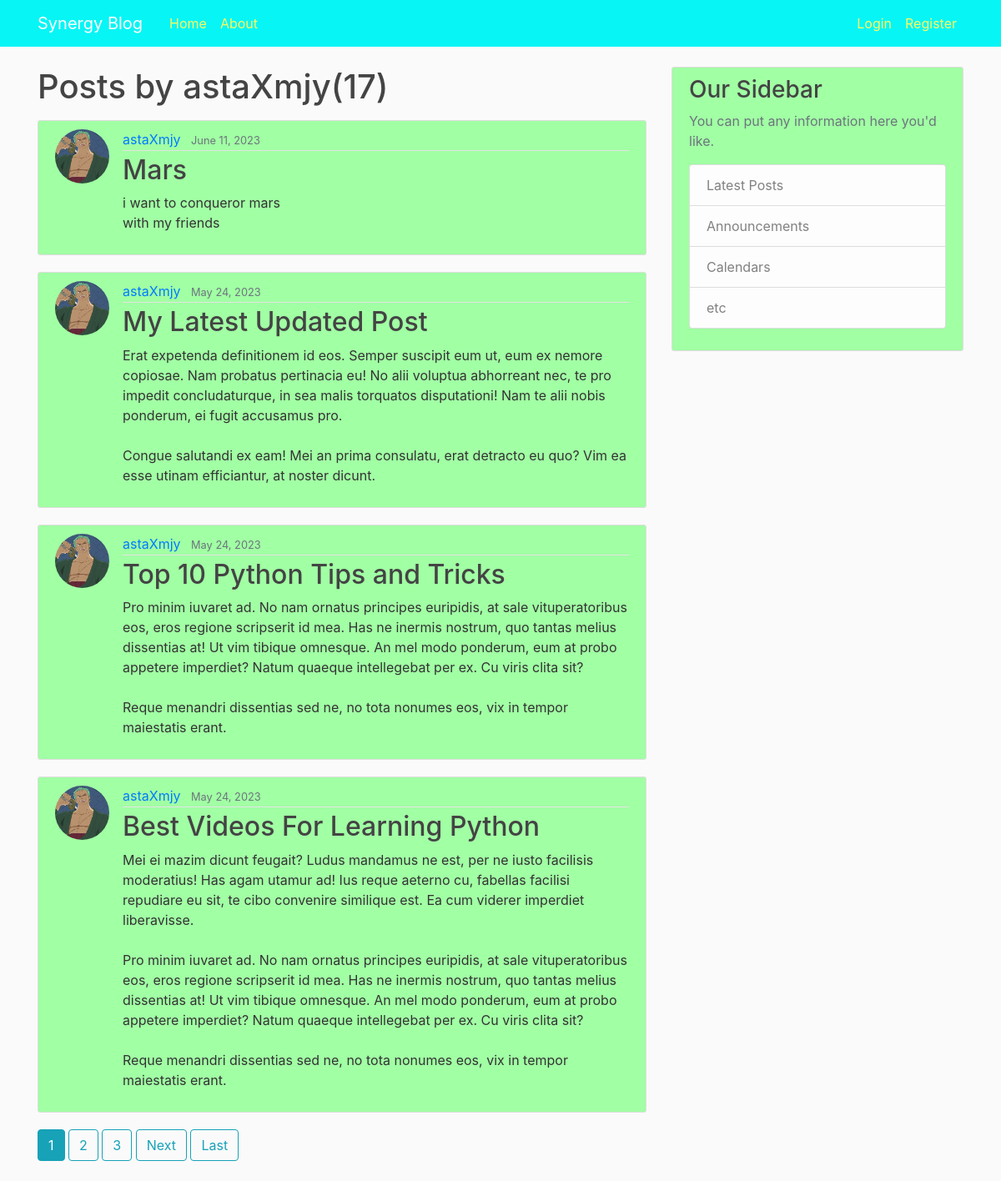
The page /user/astaXmjy on the database its author committed.
### blog/models.py (models this page shows, shortened)
class Post(models.Model):
	title=models.CharField(max_length=100)
	content= models.TextField()
	date_posted=models.DateTimeField(default=timezone.now)
	author=models.ForeignKey(User,on_delete=models.CASCADE)

### users/models.py (models this page shows, shortened)
class Profile(models.Model):
	user= models.OneToOneField(User, on_delete= models.CASCADE)
	image= models.ImageField(default='default.jpg', upload_to='profile_pics')

### blog/views.py (the view)
# urls.py: path('user/<str:username>', UserListView.as_view(),name='user-posts'),
class UserListView(ListView):
	model=Post
	template_name='blog/user_posts.html'
	context_object_name='posts'
	paginate_by=4
	def get_queryset(self):
		user= get_object_or_404(User,username=self.kwargs.get('username'))
		return Post.objects.filter(author=user).order_by('-date_posted')

### blog/Templates/blog/user_posts.html (shortened to what this page needs)
    {% extends "blog/base.html" %}
    {% block content %}
    <h1 class="mb-3">Posts by {{view.kwargs.username}}({{page_obj.paginator.count}})</h1>
       {% for post in posts %}
          <article class="media content-section">
            <img  class="rounded-circle article-img" src="{{post.author.profile.image.url}}">
  <div class="media-body">
    <div class="article-metadata">
      <a class="mr-2" href="{% url 'user-posts' post.author.username %}">{{ post.author }}</a>
      <small class="text-muted">{{ post.date_posted|date:"F d, Y" }}</small>
    </div>
    <h2><a class="article-title" href="{% url 'post-detail' post.id %}">{{ post.title }}</a></h2>
    <p class="article-content">{{ post.content }}</p>
  </div>
</article>
{% endfor %}
    {% if is_paginated %}
      {% for num in page_obj.paginator.page_range %}
        {% if page_obj.number == num %}
          <a class="btn btn-info mb-4" href="?page={{ num }}">{{ num }}</a>
        {% elif num > page_obj.number|add:'-3' and num < page_obj.number|add:'3' %}
          <a class="btn btn-outline-info mb-4" href="?page={{ num }}">{{ num }}</a>
        {% endif %}
      {% endfor %}
      {% if page_obj.has_next %}
        <a class="btn btn-outline-info mb-4" href="?page={{ page_obj.next_page_number }}">Next</a>
        <a class="btn btn-outline-info mb-4" href="?page={{ page_obj.paginator.num_pages }}">Last</a>
      {% endif %}
    {% endif %}
{% endblock content %}

### blog/static/blog/main.css (style rules this page uses)
body { background: #fafafa; color: #333333; margin-top: 5rem; }
h1, h2, h3, h4, h5, h6 { color: #444444; }
.content-section { background: #a1ffa4; padding: 10px 20px; border: 1px solid #dddddd; border-radius: 3px; margin-bottom: 20px; }
.article-title { color: #444444; }
.article-content { white-space: pre-line; }
.article-img { height: 65px; width: 65px; margin-right: 16px; }
.article-metadata { padding-bottom: 1px; margin-bottom: 4px; border-bottom: 1px solid #e3e3e3 }

### rows shown on the page
Post: author.profile.image (picture), author "astaXmjy", date_posted "June 11, 2023", title "Mars", content "i want to conqueror mars with my friends"
Post: author.profile.image (picture), author "astaXmjy", date_posted "May 24, 2023", title "My Latest Updated Post", content "Erat expetenda definitionem id eos. Semper suscipit eum ut, eum ex nemore copiosae. Nam probatus pertinacia eu! No alii voluptua abhorreant nec, te pro impedit concludaturque, in sea malis torquatos disputationi! Nam te alii nobis ponderum, ei fugit accusamus pro. Congue salutandi ex eam! Mei an prima consulatu, erat detracto eu quo? Vim ea esse utinam efficiantur, at noster dicunt."
Post: author.profile.image (picture), author "astaXmjy", date_posted "May 24, 2023", title "Top 10 Python Tips and Tricks", content "Pro minim iuvaret ad. No nam ornatus principes euripidis, at sale vituperatoribus eos, eros regione scripserit id mea. Has ne inermis nostrum, quo tantas melius dissentias at! Ut vim tibique omnesque. An mel modo ponderum, eum at probo appetere imperdiet? Natum quaeque intellegebat per ex. Cu viris clita sit? Reque menandri dissentias sed ne, no tota nonumes eos, vix in tempor maiestatis erant."
Post: author.profile.image (picture), author "astaXmjy", date_posted "May 24, 2023", title "Best Videos For Learning Python", content "Mei ei mazim dicunt feugait? Ludus mandamus ne est, per ne iusto facilisis moderatius! Has agam utamur ad! Ius reque aeterno cu, fabellas facilisi repudiare eu sit, te cibo convenire similique est. Ea cum viderer imperdiet liberavisse. Pro minim iuvaret ad. No nam ornatus principes euripidis, at sale vituperatoribus eos, eros regione scripserit id mea. Has ne inermis nostrum, quo tantas melius dissentias at! Ut vim tibique omnesque. An mel modo ponderum, eum at probo appetere imperdiet? Natum quaeque intellegebat per ex. Cu viris clita sit? Reque menandri dissentias sed ne, no tota nonumes eos, vix in tempor maiestatis erant."

### other values the page prints
{{ view.kwargs.username }} "astaXmjy"
{{ page_obj.paginator.count }} "17"
{{ num }} "1"
{{ num }} "2" "3"
